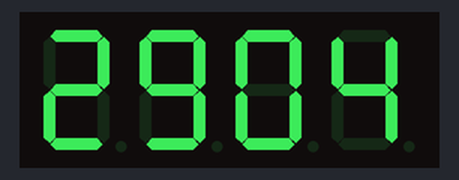
The sketch below on a simulated Arduino Uno, built for the host (arithmetic inside an expression is 32-bit, double 64-bit). Parts: 4-digit seven-segment display. The local clock reads 2024-03-15 10:24:30 at power-on unless the sketch sets it.

Above: at 0.1 s.
At 64.3 s:
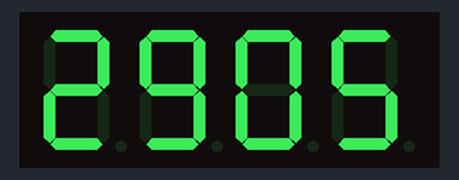
At 129.1 s:
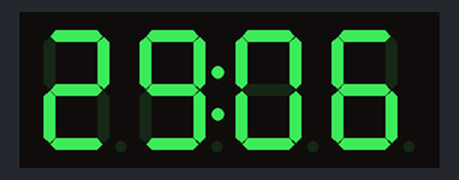

The sketch:

33hrs.ino
```cpp
#include "GyverTM1637.h"
#include "microDS3231.h"
MicroDS3231 rtc;

GyverTM1637 disp(2, 3);

void getCustomTime(uint8_t &customHour, uint8_t &customMinute) {
    uint32_t unixTime = rtc.getUnix(0);
    uint32_t totalMinutes = unixTime / 60;
    customMinute = totalMinutes % 100;
    customHour = (totalMinutes / 100) % 33;
}

void setup() {
    disp.clear();
    disp.brightness(7);
}

void loop() {
    uint8_t hour, minute;
    getCustomTime(hour, minute);
    disp.displayClock(hour, minute);
    disp.point(0);
    delay(500);
    disp.point(1);
    delay(500);
}
```
